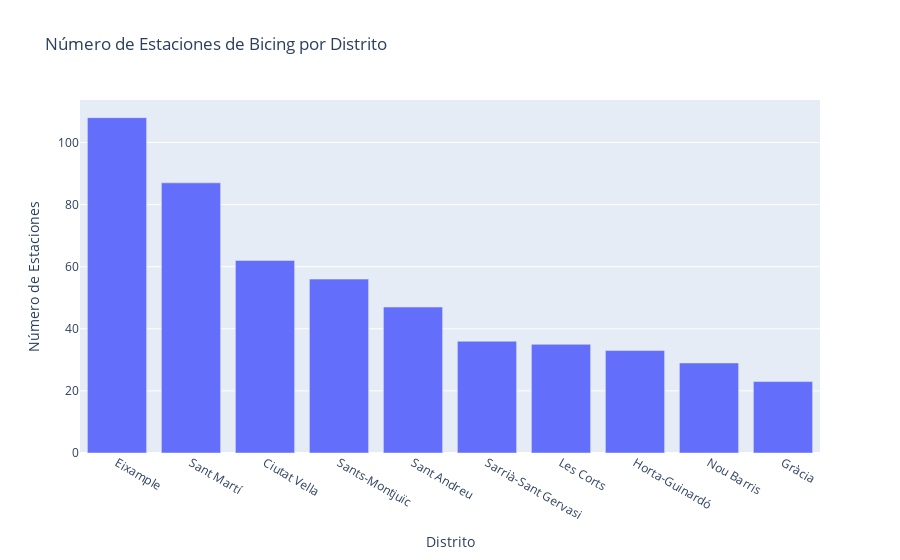

The notebook cell saved with this chart:
### Code cell
import plotly.express as px
import geopandas as gpd
import pandas as pd
from shapely.geometry import Point

# Cargar el archivo GeoDataFrame con información de los distritos
try:
    districts = gpd.read_file(distritos_geojson)
except fiona.errors.DriverError:
    print(f"Error: No se pudo abrir el archivo. Asegúrate de que 'distritos_geojson' esté definido y sea un GeoJSON válido.")
    exit()

# Asegúrate de usar el sistema de coordenadas WGS84 (EPSG:4326)
districts = districts.to_crs('EPSG:4326')

# *** ASUMIENDO QUE 'Info_bicing_csv' YA ESTÁ CARGADO COMO UN PANDAS DATAFRAME ***
# *** Y TIENE COLUMNAS 'lat' Y 'lon' ***

# Crear un GeoDataFrame de las estaciones de Bicing a partir de las coordenadas
geometry = [Point(xy) for xy in zip(Info_bicing_csv['lon'], Info_bicing_csv['lat'])]
bicing_gdf = gpd.GeoDataFrame(Info_bicing_csv, geometry=geometry, crs="EPSG:4326")

# Realizar la unión espacial
estaciones_por_distrito = gpd.sjoin(bicing_gdf, districts, how="inner", predicate='within')

# Agrupar por el nombre del distrito ('NOM') y contar las estaciones
estaciones_conteo = estaciones_por_distrito.groupby('NOM').size().reset_index(name='num_estaciones')

# Ordenar por el número de estaciones (opcional)
estaciones_conteo = estaciones_conteo.sort_values(by='num_estaciones', ascending=False)

# Crear el gráfico de barras con hover_data personalizado
fig_barras = px.bar(estaciones_conteo,
                     x='NOM',
                     y='num_estaciones',
                     title='Número de Estaciones de Bicing por Distrito',
                     labels={'NOM': 'Distrito', 'num_estaciones': 'Número de Estaciones'},
                     hover_data={'NOM': True,  # Mostrar el nombre del distrito
                                 'num_estaciones': True}) # Mostrar el número de estaciones

# Actualizar el template del hover para personalizar las etiquetas
fig_barras.update_traces(hovertemplate="<b>Distrito</b>: %{x}<br>" +
                                        "<b>Número de Estaciones</b>: %{y}<extra></extra>")

# Mostrar el gráfico de barras
fig_barras.show()

### Figure 1 — Plotly figure (JSON) as saved in the notebook; plotly's stock layout.template omitted (floating-point values rounded to 4 significant figures)
{"data": [{"hovertemplate": "<b>Distrito</b>: %{x}<br><b>Número de Estaciones</b>: %{y}<extra></extra>", "legendgroup": "", "marker": {"color": "#636efa", "pattern": {"shape": ""}}, "name": "", "orientation": "v", "showlegend": false, "textposition": "auto", "type": "bar", "x": ["Eixample", "Sant Martí", "Ciutat Vella", "Sants-Montjuïc", "Sant Andreu", "Sarrià-Sant Gervasi", "Les Corts", "Horta-Guinardó", "Nou Barris", "Gràcia"], "xaxis": "x", "y": [108, 87, 62, 56, 47, 36, 35, 33, 29, 23], "yaxis": "y"}], "layout": {"barmode": "relative", "legend": {"tracegroupgap": 0}, "title": {"text": "Número de Estaciones de Bicing por Distrito"}, "xaxis": {"anchor": "y", "domain": [0, 1], "title": {"text": "Distrito"}}, "yaxis": {"anchor": "x", "domain": [0, 1], "title": {"text": "Número de Estaciones"}}}}
